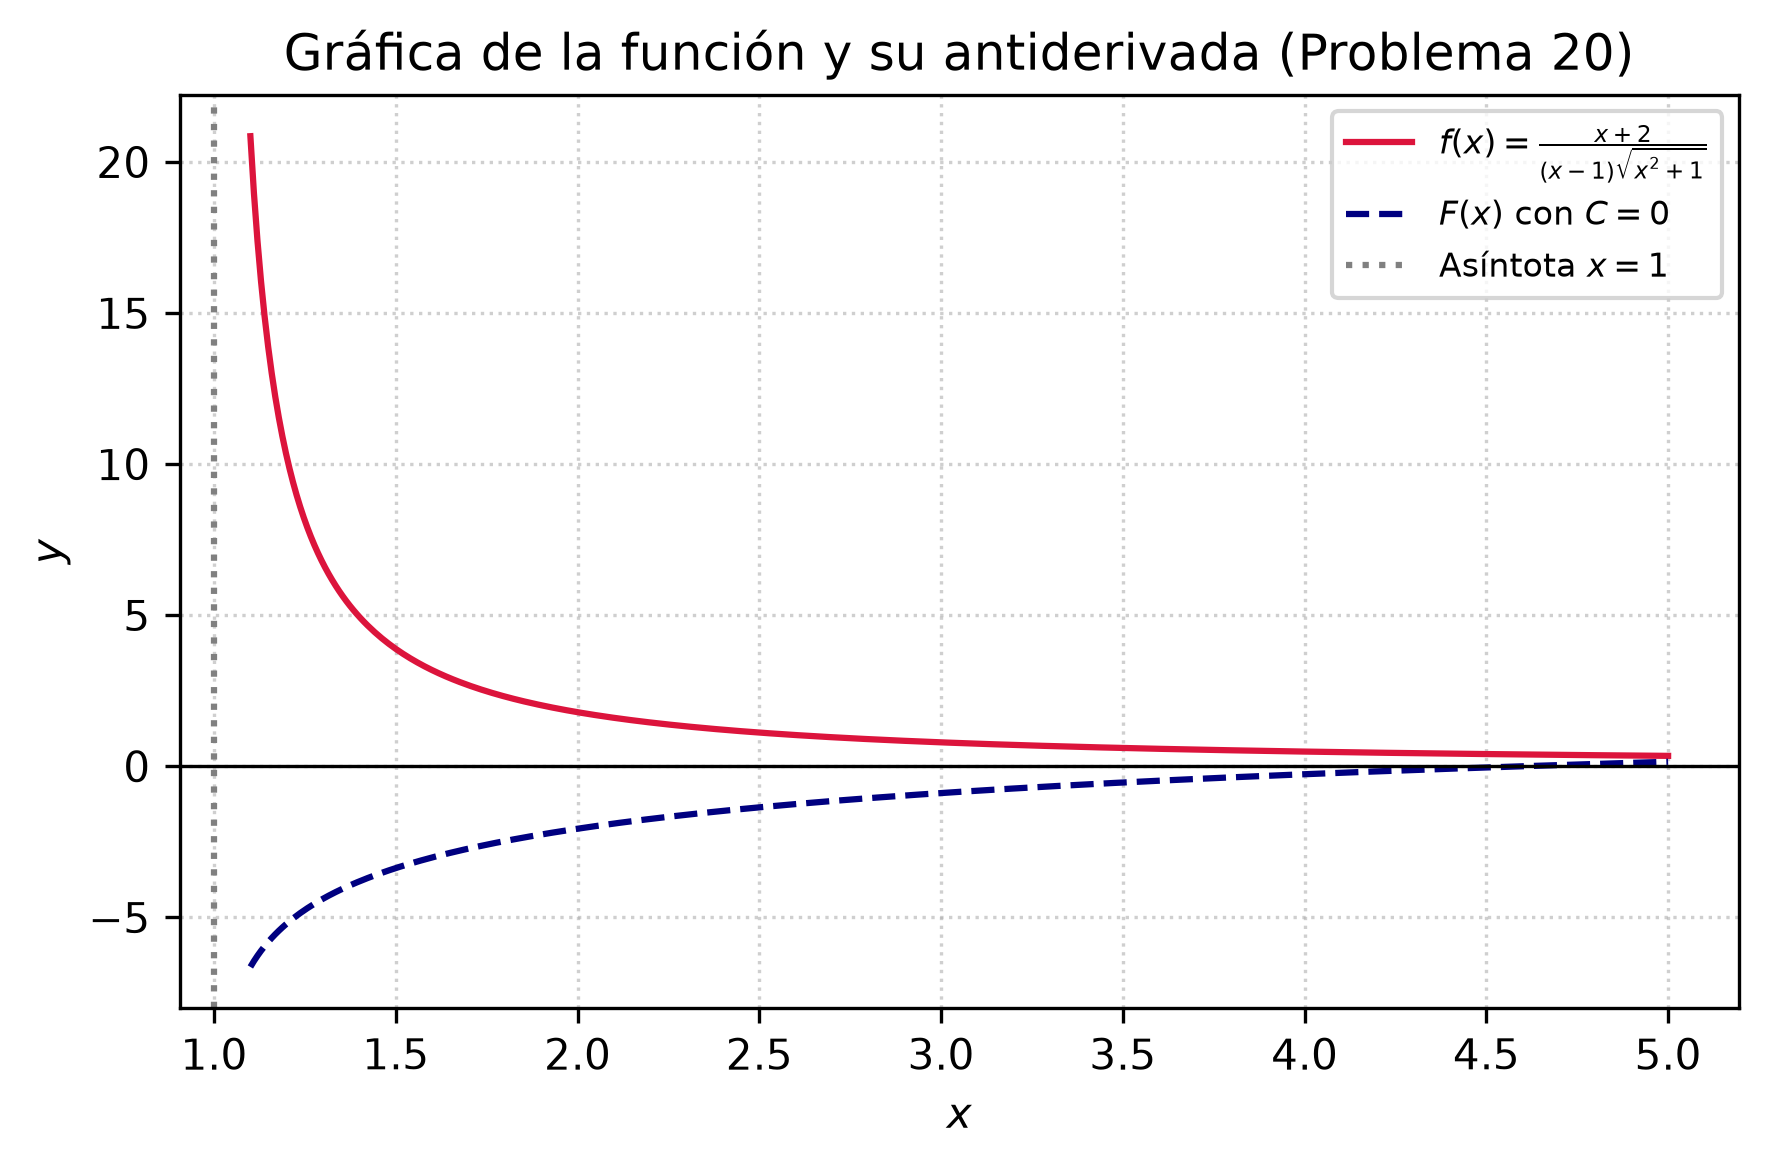

Reproduce this figure in Python.
import matplotlib
matplotlib.use('Agg')
import numpy as np
import matplotlib.pyplot as plt

# Definición de la función integrando f(x)
def f(x):
    return (x + 2) / ((x - 1) * np.sqrt(x**2 + 1))

# Definición de la antiderivada F(x) con C = 0
def F(x):
    termino1 = np.log(np.abs(x + np.sqrt(x**2 + 1)))
    
    # Para evitar división por cero en x = 1
    arg_log2 = np.abs((x + 1) / (x - 1) + np.sqrt((x**2 + 1) / ((x - 1)**2)))
    termino2 = (3.0 / np.sqrt(2)) * np.log(arg_log2)
    
    return termino1 - termino2

# Evaluamos en el intervalo x > 1 para evitar la asíntota vertical en x = 1
x = np.linspace(1.1, 5.0, 400)
y_f = f(x)
y_F = F(x)

plt.figure(figsize=(6, 4))
plt.plot(x, y_f, label=r'$f(x) = \frac{x + 2}{(x - 1)\sqrt{x^2 + 1}}$', color='crimson', linewidth=1.5)
plt.plot(x, y_F, label=r'$F(x)$ con $C=0$', color='navy', linestyle='--', linewidth=1.5)

plt.title('Gráfica de la función y su antiderivada (Problema 20)')
plt.xlabel('$x$')
plt.ylabel('$y$')
plt.grid(True, linestyle=':', alpha=0.6)
plt.axhline(0, color='black', linewidth=0.8)
plt.axvline(1, color='gray', linestyle=':', label='Asíntota $x=1$')
plt.legend(loc='upper right', fontsize=8)
plt.tight_layout()

# Guardar directamente en la carpeta de la Semana 03
plt.savefig(r'semana_05/graficas/SEM05_P20_grafica.png', dpi=300, bbox_inches='tight')
plt.close()
